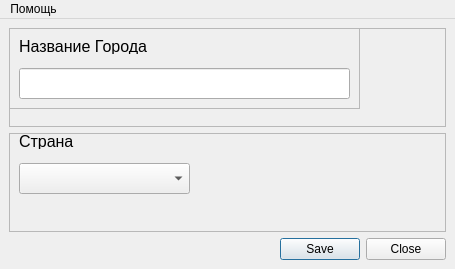
<?xml version="1.0" encoding="UTF-8"?>
<ui version="4.0">
 <class>MainWindow</class>
 <widget class="QMainWindow" name="MainWindow">
  <property name="geometry">
   <rect>
    <x>0</x>
    <y>0</y>
    <width>455</width>
    <height>269</height>
   </rect>
  </property>
  <property name="windowTitle">
   <string>MainWindow</string>
  </property>
  <widget class="QWidget" name="centralwidget">
   <layout class="QGridLayout" name="gridLayout">
    <item row="0" column="0">
     <layout class="QVBoxLayout" name="verticalLayout">
      <item>
       <layout class="QHBoxLayout" name="horizontalLayout">
        <item>
         <layout class="QVBoxLayout" name="verticalLayout_2">
          <item>
           <widget class="QFrame" name="frame_5">
            <property name="frameShape">
             <enum>QFrame::StyledPanel</enum>
            </property>
            <property name="frameShadow">
             <enum>QFrame::Raised</enum>
            </property>
            <widget class="QFrame" name="frame">
             <property name="geometry">
              <rect>
               <x>0</x>
               <y>0</y>
               <width>351</width>
               <height>81</height>
              </rect>
             </property>
             <property name="frameShape">
              <enum>QFrame::StyledPanel</enum>
             </property>
             <property name="frameShadow">
              <enum>QFrame::Raised</enum>
             </property>
             <widget class="QLabel" name="label">
              <property name="geometry">
               <rect>
                <x>10</x>
                <y>10</y>
                <width>131</width>
                <height>16</height>
               </rect>
              </property>
              <property name="font">
               <font>
                <pointsize>12</pointsize>
               </font>
              </property>
              <property name="text">
               <string>Название Города</string>
              </property>
             </widget>
             <widget class="QLineEdit" name="lineEdit">
              <property name="geometry">
               <rect>
                <x>10</x>
                <y>40</y>
                <width>331</width>
                <height>31</height>
               </rect>
              </property>
              <property name="font">
               <font>
                <pointsize>12</pointsize>
               </font>
              </property>
              <property name="text">
               <string/>
              </property>
             </widget>
            </widget>
           </widget>
          </item>
          <item>
           <widget class="QFrame" name="frame_7">
            <property name="frameShape">
             <enum>QFrame::StyledPanel</enum>
            </property>
            <property name="frameShadow">
             <enum>QFrame::Raised</enum>
            </property>
            <widget class="QComboBox" name="SportComboBox">
             <property name="geometry">
              <rect>
               <x>10</x>
               <y>30</y>
               <width>171</width>
               <height>31</height>
              </rect>
             </property>
             <property name="font">
              <font>
               <pointsize>10</pointsize>
              </font>
             </property>
            </widget>
            <widget class="QLabel" name="label_3">
             <property name="geometry">
              <rect>
               <x>10</x>
               <y>0</y>
               <width>81</width>
               <height>16</height>
              </rect>
             </property>
             <property name="font">
              <font>
               <pointsize>12</pointsize>
              </font>
             </property>
             <property name="text">
              <string>Страна</string>
             </property>
            </widget>
           </widget>
          </item>
         </layout>
        </item>
       </layout>
      </item>
      <item>
       <widget class="QDialogButtonBox" name="CreateButtonBox">
        <property name="font">
         <font>
          <pointsize>9</pointsize>
         </font>
        </property>
        <property name="standardButtons">
         <set>QDialogButtonBox::Close|QDialogButtonBox::Save</set>
        </property>
       </widget>
      </item>
     </layout>
    </item>
   </layout>
  </widget>
  <widget class="QMenuBar" name="menubar">
   <property name="geometry">
    <rect>
     <x>0</x>
     <y>0</y>
     <width>455</width>
     <height>22</height>
    </rect>
   </property>
   <widget class="QMenu" name="menu">
    <property name="font">
     <font>
      <pointsize>9</pointsize>
     </font>
    </property>
    <property name="title">
     <string>Помощь</string>
    </property>
   </widget>
   <addaction name="menu"/>
  </widget>
 </widget>
 <resources/>
 <connections/>
</ui>
